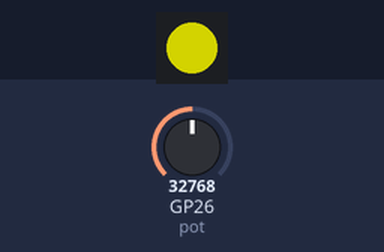
A program run on a simulated Raspberry Pi Pico running MicroPython. Shown: 1 RGB LEDs in strip order, left to right. The inputs (shaded band) are chosen by the test bench; at power-on: GP26 (pot) = 32768 (analog values on the 0–65535 scale). Dim RGB values are drawn brighter than linear; the clock reads 2024-03-15 10:24:30 at power-on unless the program sets it; what the program prints to the serial console is not drawn.

Above: at 1.2 s.
1.3 s: GP26 (pot) set to 42832
At 1.8 s:
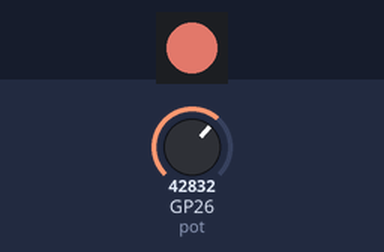
2.8 s: GP26 (pot) set to 44208
At 3.7 s:
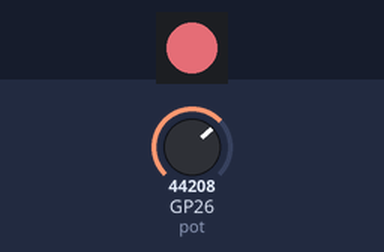
4.3 s: GP26 (pot) set to 32767
At 4.9 s:
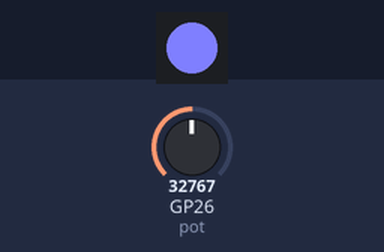
5.8 s: GP26 (pot) set to 19660
At 6.8 s:
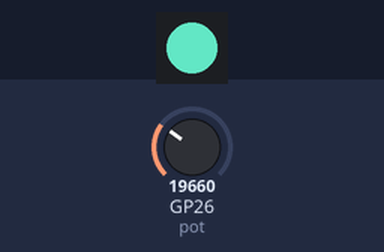
7.3 s: GP26 (pot) set to 14208
At 8.5 s:
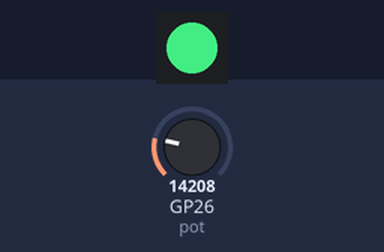
8.8 s: GP26 (pot) set to 12368
At 10.0 s:
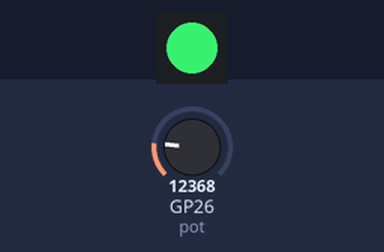
Timing chart, 0 to 11.3 s (numbered marks = the images above; inputs shaded):
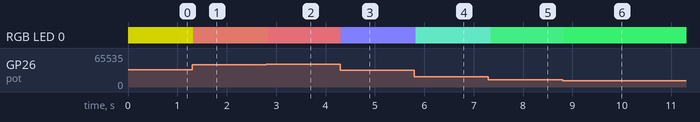

The program:

1_PrintLine.py
```python
from machine import ADC, Pin
import neopixel
import utime

led_pin = Pin(20, Pin.OUT)
num_leds = 1                                        # WS2813 Mini 只有一个 LED
np = neopixel.NeoPixel(led_pin, num_leds)

# **旋钮（电位器）连接在 A0 (对应 GP26, ADC0)**
pot = ADC(26)

def map_value(value, in_min, in_max, out_min, out_max):
    """ 线性映射函数：将 value 从 in_min-in_max 映射到 out_min-out_max """
    return int((value - in_min) * (out_max - out_min) / (in_max - in_min) + out_min)

def set_color(r, g, b):
    """ 设置 WS2813 RGB LED 颜色 """
    np[0] = (r, g, b)
    np.write()

# **记录开始时间**
start_time = utime.time()

while True:
    current_time = utime.time()  # 获取当前时间
    if current_time - start_time >= 60:  # **如果运行时间超过 60 秒，就跳出循环**
        print("循环结束，程序停止")
        break  # **终止 while 循环**

    pot_value = pot.read_u16()  # 读取旋钮值 (0 - 65535)

    # **映射颜色**
    red = map_value(pot_value, 0, 65535, 0, 255)
    green = map_value(65535 - pot_value, 0, 65535, 0, 255)
    blue = map_value(pot_value % 32768, 0, 32767, 0, 255)

    # **应用颜色**
    set_color(red, green, blue)

    print(f"旋钮值: {pot_value}, R:{red}, G:{green}, B:{blue}")
    utime.sleep(0.05)  # **短延迟，避免刷新过快**
```

Measured:
- after the input at 1.3 s, RGB LED 0: RGB(127, 127, 0) → RGB(166, 88, 78) at once
- after the input at 2.8 s, RGB LED 0: RGB(166, 88, 78) → RGB(172, 82, 89) at once
- after the input at 4.3 s, RGB LED 0: RGB(172, 82, 89) → RGB(127, 127, 255) at once
- after the input at 5.8 s, RGB LED 0: RGB(127, 127, 255) → RGB(76, 178, 152) at once
- after the input at 7.3 s, RGB LED 0: RGB(76, 178, 152) → RGB(55, 199, 110) after 0.05 s
- after the input at 8.8 s, RGB LED 0: RGB(55, 199, 110) → RGB(48, 206, 96) at once
